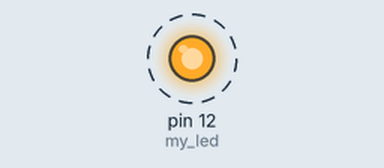
Bench run of a sketch on a simulated Arduino Uno, built with avr-gcc and run on an emulated ATmega328P. Parts: output pins drawn as LEDs (lit = HIGH). Dashed ring = blinking. What the sketch prints to the serial monitor is not drawn.

Above: at 0.5 s.
Timing chart, 0 to 4.6 s (numbered marks = the images above):
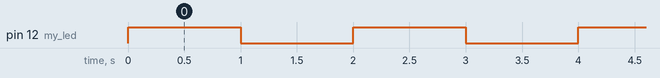

The sketch:

blink_led.ino
```cpp
int my_led = 12;

void setup() {
  // put your setup code here, to run once:
 pinMode(my_led, OUTPUT);
 Serial.begin(9600);
}

void loop() {
  Serial.println("Blinking LED");
  // put your main code here, to run repeatedly:
    digitalWrite(my_led, HIGH);   // turn the LED on (HIGH is the voltage level)
  delay(1000);                       // wait for a second
  digitalWrite(my_led, LOW);    // turn the LED off by making the voltage LOW
  delay(1000);                       // wait for a second
}
```

Measured:
- by itself, pin 12 (my_led): alternates HIGH for 1.0 s and LOW for 1.0 s
